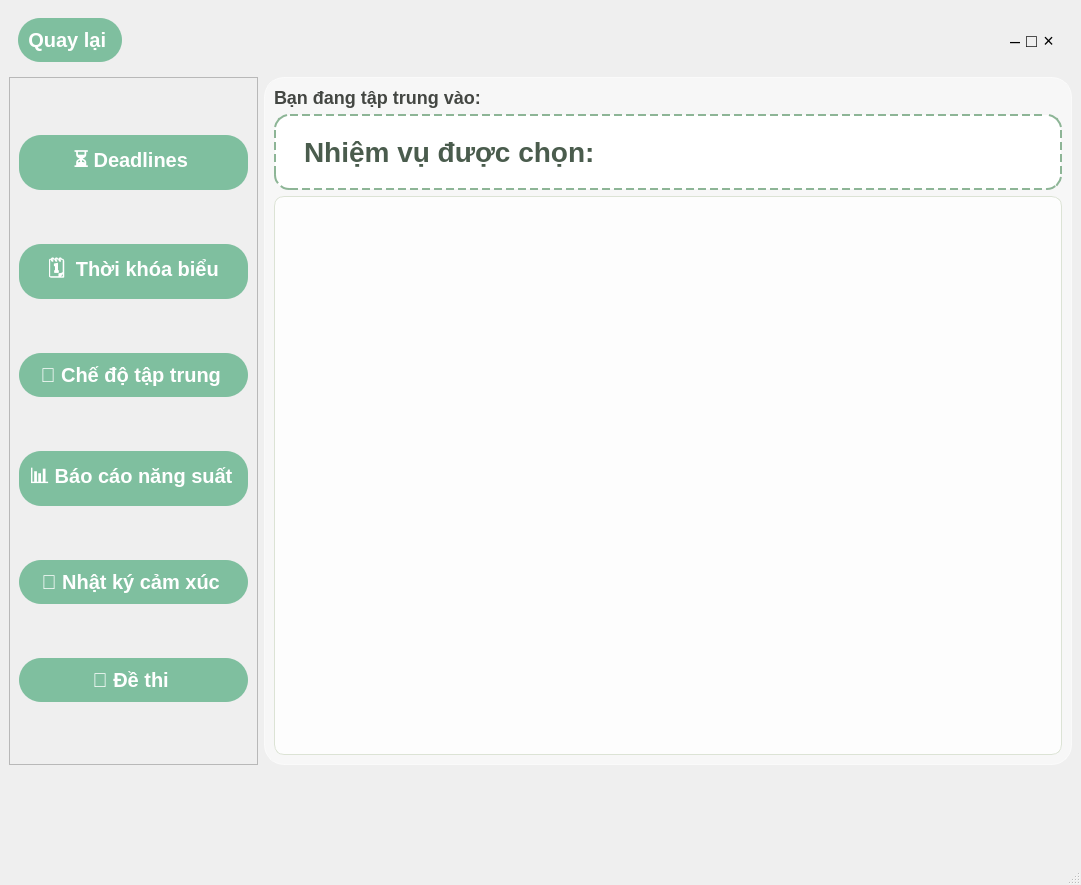
<?xml version="1.0" encoding="UTF-8"?>
<ui version="4.0">
 <class>Mindfulstudy</class>
 <widget class="QMainWindow" name="Mindfulstudy">
  <property name="geometry">
   <rect>
    <x>0</x>
    <y>0</y>
    <width>1081</width>
    <height>885</height>
   </rect>
  </property>
  <property name="sizePolicy">
   <sizepolicy hsizetype="Fixed" vsizetype="Fixed">
    <horstretch>0</horstretch>
    <verstretch>0</verstretch>
   </sizepolicy>
  </property>
  <property name="windowTitle">
   <string>Mindful study </string>
  </property>
  <property name="styleSheet">
   <string notr="true">#centralwidget{
border-image: url( &quot;C:/Users/nguye/Downloads/bgd.jpg&quot;);
}</string>
  </property>
  <property name="unifiedTitleAndToolBarOnMac">
   <bool>false</bool>
  </property>
  <widget class="QWidget" name="centralwidget">
   <layout class="QVBoxLayout" name="verticalLayout_9">
    <item>
     <widget class="QFrame" name="frame_9">
      <property name="styleSheet">
       <string notr="true">QFrame {
    background-color: transparent; /* Làm trong suốt màu nền 100% */
    border: none;                  /* Xóa luôn cái đường viền (nếu có) để khỏi bị gạch chéo */
}</string>
      </property>
      <property name="frameShape">
       <enum>QFrame::StyledPanel</enum>
      </property>
      <property name="frameShadow">
       <enum>QFrame::Raised</enum>
      </property>
      <layout class="QHBoxLayout" name="horizontalLayout_4">
       <item>
        <widget class="QPushButton" name="btn_back">
         <property name="maximumSize">
          <size>
           <width>16777215</width>
           <height>16777215</height>
          </size>
         </property>
         <property name="styleSheet">
          <string notr="true">QPushButton {
    background-color: #7FBF9F;   /* xanh nhạt */
    color: white;                /* chữ trắng */
    border-radius: 22px;         /* bo tròn */
    font-size: 20px;
    font-family: &quot;Avenir Next&quot;;
    font-weight: bold;
    padding: 10px;
    border: none;
}

QPushButton:hover {
    background-color: #5FA382;   /* xanh đậm khi rê chuột */
}

QPushButton:pressed {
    background-color: #4E8C70;   /* xanh đậm hơn khi bấm */
}</string>
         </property>
         <property name="text">
          <string>Quay lại </string>
         </property>
        </widget>
       </item>
       <item>
        <spacer name="horizontalSpacer">
         <property name="orientation">
          <enum>Qt::Horizontal</enum>
         </property>
         <property name="sizeHint" stdset="0">
          <size>
           <width>953</width>
           <height>20</height>
          </size>
         </property>
        </spacer>
       </item>
       <item>
        <widget class="QFrame" name="frame_7">
         <property name="maximumSize">
          <size>
           <width>160</width>
           <height>60</height>
          </size>
         </property>
         <property name="contextMenuPolicy">
          <enum>Qt::NoContextMenu</enum>
         </property>
         <property name="styleSheet">
          <string notr="true">QFrame {
    background-color: transparent; 
    border: none;                 
}</string>
         </property>
         <property name="frameShape">
          <enum>QFrame::StyledPanel</enum>
         </property>
         <property name="frameShadow">
          <enum>QFrame::Raised</enum>
         </property>
         <layout class="QHBoxLayout" name="horizontalLayout_5">
          <item>
           <widget class="QPushButton" name="btn_minimize">
            <property name="maximumSize">
             <size>
              <width>41</width>
              <height>28</height>
             </size>
            </property>
            <property name="styleSheet">
             <string notr="true">QPushButton{
                   font-size:18px;
                   border:none;
                   background:transparent;
               }
               QPushButton:hover{
                   background:#E0E0E0;
               }
               </string>
            </property>
            <property name="text">
             <string>–</string>
            </property>
           </widget>
          </item>
          <item>
           <widget class="QPushButton" name="btn_maximize">
            <property name="maximumSize">
             <size>
              <width>41</width>
              <height>28</height>
             </size>
            </property>
            <property name="styleSheet">
             <string notr="true">QPushButton{
                   font-size:18px;
                   border:none;
                   background:transparent;
               }
               QPushButton:hover{
                   background:#E0E0E0;
               }
               </string>
            </property>
            <property name="text">
             <string>□</string>
            </property>
           </widget>
          </item>
          <item>
           <widget class="QPushButton" name="btn_close">
            <property name="maximumSize">
             <size>
              <width>41</width>
              <height>28</height>
             </size>
            </property>
            <property name="styleSheet">
             <string notr="true">QPushButton{
                   font-size:18px;
                   border:none;
                   background:transparent;
               }
               QPushButton:hover{
                   background:red;
                   color:white;
               }</string>
            </property>
            <property name="text">
             <string>×</string>
            </property>
           </widget>
          </item>
         </layout>
        </widget>
       </item>
      </layout>
     </widget>
    </item>
    <item>
     <layout class="QHBoxLayout" name="horizontalLayout_3">
      <item>
       <widget class="QFrame" name="frame">
        <property name="styleSheet">
         <string notr="true"/>
        </property>
        <property name="frameShape">
         <enum>QFrame::StyledPanel</enum>
        </property>
        <property name="frameShadow">
         <enum>QFrame::Raised</enum>
        </property>
        <layout class="QVBoxLayout" name="verticalLayout">
         <item>
          <widget class="QPushButton" name="btn_deadlines">
           <property name="styleSheet">
            <string notr="true">QPushButton {
    background-color: #7FBF9F;   /* xanh nhạt */
    color: white;                /* chữ trắng */
    border-radius: 22px;         /* bo tròn */
    font-size: 20px;
    font-family: &quot;Avenir Next&quot;;
    font-weight: bold;
    padding: 10px;
    border: none;
}

QPushButton:hover {
    background-color: #5FA382;   /* xanh đậm khi rê chuột */
}

QPushButton:pressed {
    background-color: #4E8C70;   /* xanh đậm hơn khi bấm */
}</string>
           </property>
           <property name="text">
            <string>⏳ Deadlines </string>
           </property>
          </widget>
         </item>
         <item>
          <widget class="QPushButton" name="btn_thoikhoabieu">
           <property name="styleSheet">
            <string notr="true">QPushButton {
    background-color: #7FBF9F;   /* xanh nhạt */
    color: white;                /* chữ trắng */
    border-radius: 22px;         /* bo tròn */
    font-size: 20px;
    font-family: &quot;Avenir Next&quot;;
    font-weight: bold;
    padding: 10px;
    border: none;
}

QPushButton:hover {
    background-color: #5FA382;   /* xanh đậm khi rê chuột */
}

QPushButton:pressed {
    background-color: #4E8C70;   /* xanh đậm hơn khi bấm */
}</string>
           </property>
           <property name="text">
            <string>🗓️  Thời khóa biểu</string>
           </property>
          </widget>
         </item>
         <item>
          <widget class="QPushButton" name="btn_taptrung">
           <property name="styleSheet">
            <string notr="true">QPushButton {
    background-color: #7FBF9F;   /* xanh nhạt */
    color: white;                /* chữ trắng */
    border-radius: 22px;         /* bo tròn */
    font-size: 20px;
    font-family: &quot;Avenir Next&quot;;
    font-weight: bold;
    padding: 10px;
    border: none;
}

QPushButton:hover {
    background-color: #5FA382;   /* xanh đậm khi rê chuột */
}

QPushButton:pressed {
    background-color: #4E8C70;   /* xanh đậm hơn khi bấm */
}QPushButton {
    background-color: #7FBF9F;   /* xanh nhạt */
    color: white;                /* chữ trắng */
    border-radius: 22px;         /* bo tròn */
    font-size: 20px;
    font-weight: bold;
    padding: 10px;
    border: none;
}

QPushButton:hover {
    background-color: #5FA382;   /* xanh đậm khi rê chuột */
}

QPushButton:pressed {
    background-color: #4E8C70;   /* xanh đậm hơn khi bấm */
}</string>
           </property>
           <property name="text">
            <string>📌 Chế độ tập trung </string>
           </property>
          </widget>
         </item>
         <item>
          <widget class="QPushButton" name="btn_baocaonangsuat">
           <property name="styleSheet">
            <string notr="true">QPushButton {
    background-color: #7FBF9F;   /* xanh nhạt */
    color: white;                /* chữ trắng */
    border-radius: 22px;         /* bo tròn */
    font-size: 20px;
    font-family: &quot;Avenir Next&quot;;
    font-weight: bold;
    padding: 10px;
    border: none;
}

QPushButton:hover {
    background-color: #5FA382;   /* xanh đậm khi rê chuột */
}

QPushButton:pressed {
    background-color: #4E8C70;   /* xanh đậm hơn khi bấm */
}QPushButton {
    background-color: #7FBF9F;   /* xanh nhạt */
    color: white;                /* chữ trắng */
    border-radius: 22px;         /* bo tròn */
    font-size: 20px;
    font-weight: bold;
    padding: 10px;
    border: none;
}

QPushButton:hover {
    background-color: #5FA382;   /* xanh đậm khi rê chuột */
}

QPushButton:pressed {
    background-color: #4E8C70;   /* xanh đậm hơn khi bấm */
}</string>
           </property>
           <property name="text">
            <string>📊 Báo cáo năng suất </string>
           </property>
          </widget>
         </item>
         <item>
          <widget class="QPushButton" name="btn_nhatky">
           <property name="styleSheet">
            <string notr="true">QPushButton {
    background-color: #7FBF9F;   /* xanh nhạt */
    color: white;                /* chữ trắng */
    border-radius: 22px;         /* bo tròn */
    font-size: 20px;
    font-family: &quot;Avenir Next&quot;;
    font-weight: bold;
    padding: 10px;
    border: none;
}

QPushButton:hover {
    background-color: #5FA382;   /* xanh đậm khi rê chuột */
}

QPushButton:pressed {
    background-color: #4E8C70;   /* xanh đậm hơn khi bấm */
}QPushButton {
    background-color: #7FBF9F;   /* xanh nhạt */
    color: white;                /* chữ trắng */
    border-radius: 22px;         /* bo tròn */
    font-size: 20px;
    font-weight: bold;
    padding: 10px;
    border: none;
}

QPushButton:hover {
    background-color: #5FA382;   /* xanh đậm khi rê chuột */
}

QPushButton:pressed {
    background-color: #4E8C70;   /* xanh đậm hơn khi bấm */
}</string>
           </property>
           <property name="text">
            <string>🥰 Nhật ký cảm xúc </string>
           </property>
          </widget>
         </item>
         <item>
          <widget class="QPushButton" name="btn_dethi">
           <property name="styleSheet">
            <string notr="true">QPushButton {
    background-color: #7FBF9F;   /* xanh nhạt */
    color: white;                /* chữ trắng */
    border-radius: 22px;         /* bo tròn */
    font-size: 20px;
    font-family: &quot;Avenir Next&quot;;
    font-weight: bold;
    padding: 10px;
    border: none;
}

QPushButton:hover {
    background-color: #5FA382;   /* xanh đậm khi rê chuột */
}

QPushButton:pressed {
    background-color: #4E8C70;   /* xanh đậm hơn khi bấm */
}QPushButton {
    background-color: #7FBF9F;   /* xanh nhạt */
    color: white;                /* chữ trắng */
    border-radius: 22px;         /* bo tròn */
    font-size: 20px;
    font-weight: bold;
    padding: 10px;
    border: none;
}

QPushButton:hover {
    background-color: #5FA382;   /* xanh đậm khi rê chuột */
}

QPushButton:pressed {
    background-color: #4E8C70;   /* xanh đậm hơn khi bấm */
}</string>
           </property>
           <property name="text">
            <string>📄 Đề thi </string>
           </property>
          </widget>
         </item>
        </layout>
       </widget>
      </item>
      <item>
       <widget class="QStackedWidget" name="stackedWidget">
        <property name="styleSheet">
         <string notr="true">QStackedWidget {
    background-color: rgba(255, 255, 255, 120); /* Màu trắng mờ như kính */
    border-radius: 20px;
    border: 1px solid rgba(255, 255, 255, 150);
}</string>
        </property>
        <property name="currentIndex">
         <number>3</number>
        </property>
        <widget class="QWidget" name="page_1">
         <layout class="QVBoxLayout" name="verticalLayout_5">
          <item>
           <widget class="QFrame" name="frame_2">
            <property name="styleSheet">
             <string notr="true"/>
            </property>
            <property name="frameShape">
             <enum>QFrame::StyledPanel</enum>
            </property>
            <property name="frameShadow">
             <enum>QFrame::Raised</enum>
            </property>
            <layout class="QVBoxLayout" name="verticalLayout_2">
             <item>
              <widget class="QFrame" name="frame_8">
               <property name="maximumSize">
                <size>
                 <width>223</width>
                 <height>46</height>
                </size>
               </property>
               <property name="styleSheet">
                <string notr="true">QFrame {
    background-color: transparent; 
    border: none;                 
}</string>
               </property>
               <property name="frameShape">
                <enum>QFrame::StyledPanel</enum>
               </property>
               <property name="frameShadow">
                <enum>QFrame::Raised</enum>
               </property>
               <layout class="QHBoxLayout" name="horizontalLayout_6">
                <item>
                 <widget class="QLabel" name="label">
                  <property name="text">
                   <string>📝</string>
                  </property>
                 </widget>
                </item>
                <item>
                 <widget class="QLabel" name="lbl_nhiemvu">
                  <property name="styleSheet">
                   <string notr="true">QLabel {
    color: #444743; /* Màu nâu đất */ 
    font-family: &quot;Avenir Next &quot;, sans-serif;
    font-size: 18px;
    font-weight: bold;
    background: transparent;
}</string>
                  </property>
                  <property name="text">
                   <string>Nhiệm vụ hôm nay </string>
                  </property>
                 </widget>
                </item>
               </layout>
              </widget>
             </item>
             <item>
              <widget class="QFrame" name="frame_10">
               <property name="styleSheet">
                <string notr="true">QFrame {
    background-color: transparent; 
    border: none;                 
}</string>
               </property>
               <property name="frameShape">
                <enum>QFrame::StyledPanel</enum>
               </property>
               <property name="frameShadow">
                <enum>QFrame::Raised</enum>
               </property>
               <layout class="QHBoxLayout" name="horizontalLayout_9">
                <item>
                 <widget class="QListWidget" name="listWidget_nv">
                  <property name="enabled">
                   <bool>true</bool>
                  </property>
                  <property name="styleSheet">
                   <string notr="true">QListWidget {
    background-color: rgba(255, 255, 255, 180); 
    border-radius: 10px;
    border: 1px solid #DCE3D5;
    color: #4a5c4d; /* Màu xanh đậm */
    font-size: 16px;
    font-family:&quot;Avenir Next&quot;;
    padding: 10px;
}
/* Lúc bấm vào 1 công việc thì nó hiện màu xanh lá */
QListWidget::item:selected {
    background-color: #8db596;
    color: white;
    border-radius: 5px;
}</string>
                  </property>
                  <property name="selectionMode">
                   <enum>QAbstractItemView::SingleSelection</enum>
                  </property>
                 </widget>
                </item>
                <item>
                 <widget class="QPushButton" name="btn_xoa1">
                  <property name="maximumSize">
                   <size>
                    <width>76</width>
                    <height>44</height>
                   </size>
                  </property>
                  <property name="styleSheet">
                   <string notr="true">QPushButton {
    background-color: #7FBF9F;   /* xanh nhạt */
    color: white;                /* chữ trắng */
    border-radius: 22px;         /* bo tròn */
    font-size: 20px;
    font-family: &quot;Avenir Next&quot;;
    font-weight: bold;
    padding: 10px;
    border: none;
}

QPushButton:hover {
    background-color: #5FA382;   /* xanh đậm khi rê chuột */
}

QPushButton:pressed {
    background-color: #4E8C70;   /* xanh đậm hơn khi bấm */
}QPushButton {
    background-color: #7FBF9F;   /* xanh nhạt */
    color: white;                /* chữ trắng */
    border-radius: 22px;         /* bo tròn */
    font-size: 20px;
    font-weight: bold;
    padding: 10px;
    border: none;
}

QPushButton:hover {
    background-color: #5FA382;   /* xanh đậm khi rê chuột */
}

QPushButton:pressed {
    background-color: #4E8C70;   /* xanh đậm hơn khi bấm */
}</string>
                  </property>
                  <property name="text">
                   <string>Xóa </string>
                  </property>
                 </widget>
                </item>
               </layout>
              </widget>
             </item>
             <item>
              <widget class="QFrame" name="frame_11">
               <property name="styleSheet">
                <string notr="true">QFrame {
    background-color: transparent; 
    border: none;                 
}</string>
               </property>
               <property name="frameShape">
                <enum>QFrame::StyledPanel</enum>
               </property>
               <property name="frameShadow">
                <enum>QFrame::Raised</enum>
               </property>
               <layout class="QHBoxLayout" name="horizontalLayout_7">
                <item>
                 <widget class="QLineEdit" name="lineEdit_nv">
                  <property name="styleSheet">
                   <string notr="true">QLineEdit {
    background-color: white;
    border: 2px solid #8db596;
    border-radius: 15px;
    padding: 8px 15px;
    font-size: 14px;
    font-family:&quot;Avenir Next&quot;;
    color: #4a5c4d;
}</string>
                  </property>
                  <property name="text">
                   <string/>
                  </property>
                 </widget>
                </item>
                <item>
                 <widget class="QPushButton" name="btn_them1">
                  <property name="maximumSize">
                   <size>
                    <width>76</width>
                    <height>44</height>
                   </size>
                  </property>
                  <property name="styleSheet">
                   <string notr="true">QPushButton {
    background-color: #7FBF9F;   /* xanh nhạt */
    color: white;                /* chữ trắng */
    border-radius: 22px;         /* bo tròn */
    font-size: 20px;
    font-family: &quot;Avenir Next&quot;;
    font-weight: bold;
    padding: 10px;
    border: none;
}

QPushButton:hover {
    background-color: #5FA382;   /* xanh đậm khi rê chuột */
}

QPushButton:pressed {
    background-color: #4E8C70;   /* xanh đậm hơn khi bấm */
}QPushButton {
    background-color: #7FBF9F;   /* xanh nhạt */
    color: white;                /* chữ trắng */
    border-radius: 22px;         /* bo tròn */
    font-size: 20px;
    font-weight: bold;
    padding: 10px;
    border: none;
}

QPushButton:hover {
    background-color: #5FA382;   /* xanh đậm khi rê chuột */
}

QPushButton:pressed {
    background-color: #4E8C70;   /* xanh đậm hơn khi bấm */
}</string>
                  </property>
                  <property name="text">
                   <string>Thêm</string>
                  </property>
                 </widget>
                </item>
               </layout>
              </widget>
             </item>
            </layout>
           </widget>
          </item>
         </layout>
        </widget>
        <widget class="QWidget" name="page_2">
         <layout class="QVBoxLayout" name="verticalLayout_4">
          <item>
           <widget class="QLabel" name="lbl_quanlydl">
            <property name="styleSheet">
             <string notr="true">QLabel {
    color: #444743; /* Màu nâu đất */ 
    font-family: &quot;Anenir Next&quot;, sans-serif;
    font-size: 18px;
    font-weight: bold;
    background: transparent;
}</string>
            </property>
            <property name="text">
             <string>Quản lý deadlines</string>
            </property>
           </widget>
          </item>
          <item>
           <widget class="QFrame" name="frame_3">
            <property name="frameShape">
             <enum>QFrame::StyledPanel</enum>
            </property>
            <property name="frameShadow">
             <enum>QFrame::Raised</enum>
            </property>
            <layout class="QHBoxLayout" name="horizontalLayout">
             <item>
              <widget class="QLineEdit" name="lineEdit_dl">
               <property name="styleSheet">
                <string notr="true">QLineEdit {
    background-color: white;
    border: 2px solid #8db596;
    border-radius: 15px;
    padding: 8px 15px;
    font-size: 14px;
    font-family:&quot;Avenir Next&quot;;
    color: #4a5c4d;
}</string>
               </property>
              </widget>
             </item>
             <item>
              <widget class="QDateTimeEdit" name="dateTimeEdit">
               <property name="font">
                <font>
                 <family>Arial Black</family>
                 <weight>75</weight>
                 <bold>true</bold>
                </font>
               </property>
               <property name="styleSheet">
                <string notr="true">QDateTimeEdit {
    font-family: &quot;Avenir Next&quot;; 
    font-size: 14px; /
    font-weight: 500;
    color: #4a5c4d; /* Màu chữ xanh đậm*/
    background-color: white;
    border: 2px solid #8db596; /* Viền xanh lá y chang ô nhập */
    border-radius: 15px; /* Bo góc */
    padding: 5px 10px; /* Tạo độ phồng */
}

QDateTimeEdit::up-button, QDateTimeEdit::down-button {
    background-color: transparent;
    border: none;
    width: 20px;
}

QDateTimeEdit::up-button:hover, QDateTimeEdit::down-button:hover {
    background-color: #DCE3D5;
    border-radius: 5px;
}</string>
               </property>
              </widget>
             </item>
            </layout>
           </widget>
          </item>
          <item>
           <widget class="QFrame" name="frame_5">
            <property name="frameShape">
             <enum>QFrame::StyledPanel</enum>
            </property>
            <property name="frameShadow">
             <enum>QFrame::Raised</enum>
            </property>
            <layout class="QHBoxLayout" name="horizontalLayout_2">
             <item>
              <widget class="QPushButton" name="btn_them2">
               <property name="styleSheet">
                <string notr="true">QPushButton {
    background-color: #7FBF9F;   /* xanh nhạt */
    color: white;                /* chữ trắng */
    border-radius: 22px;         /* bo tròn */
    font-size: 20px;
    font-family: &quot;Avenir Next&quot;;
    font-weight: bold;
    padding: 10px;
    border: none;
}

QPushButton:hover {
    background-color: #5FA382;   /* xanh đậm khi rê chuột */
}

QPushButton:pressed {
    background-color: #4E8C70;   /* xanh đậm hơn khi bấm */
}</string>
               </property>
               <property name="text">
                <string>Thêm</string>
               </property>
              </widget>
             </item>
             <item>
              <widget class="QPushButton" name="btn_luu">
               <property name="styleSheet">
                <string notr="true">QPushButton {
    background-color: #7FBF9F;   /* xanh nhạt */
    color: white;                /* chữ trắng */
    border-radius: 22px;         /* bo tròn */
    font-size: 20px;
    font-family: &quot;Avenir Next&quot;;
    font-weight: bold;
    padding: 10px;
    border: none;
}

QPushButton:hover {
    background-color: #5FA382;   /* xanh đậm khi rê chuột */
}

QPushButton:pressed {
    background-color: #4E8C70;   /* xanh đậm hơn khi bấm */
}</string>
               </property>
               <property name="text">
                <string>Lưu</string>
               </property>
              </widget>
             </item>
             <item>
              <widget class="QPushButton" name="btn_xoa2">
               <property name="styleSheet">
                <string notr="true">QPushButton {
    background-color: #7FBF9F;   /* xanh nhạt */
    color: white;                /* chữ trắng */
    border-radius: 22px;         /* bo tròn */
    font-size: 20px;
    font-family: &quot;Avenir Next&quot;;
    font-weight: bold;
    padding: 10px;
    border: none;
}

QPushButton:hover {
    background-color: #5FA382;   /* xanh đậm khi rê chuột */
}

QPushButton:pressed {
    background-color: #4E8C70;   /* xanh đậm hơn khi bấm */
}</string>
               </property>
               <property name="text">
                <string>Xóa</string>
               </property>
              </widget>
             </item>
             <item>
              <widget class="QPushButton" name="btn_dong">
               <property name="styleSheet">
                <string notr="true">QPushButton {
    background-color: #7FBF9F;   /* xanh nhạt */
    color: white;                /* chữ trắng */
    border-radius: 22px;         /* bo tròn */
    font-size: 20px;
    font-family: &quot;Avenir Next&quot;;
    font-weight: bold;
    padding: 10px;
    border: none;
}

QPushButton:hover {
    background-color: #5FA382;   /* xanh đậm khi rê chuột */
}

QPushButton:pressed {
    background-color: #4E8C70;   /* xanh đậm hơn khi bấm */
}</string>
               </property>
               <property name="text">
                <string>Đóng </string>
               </property>
              </widget>
             </item>
            </layout>
           </widget>
          </item>
          <item>
           <widget class="QListWidget" name="listWidget_dl">
            <property name="styleSheet">
             <string notr="true">QListWidget {
    background-color: rgba(255, 255, 255, 180); 
    border-radius: 10px;
    border: 1px solid #DCE3D5;
    color: #4a5c4d; /* Màu xanh đậm */
    font-size: 16px;
    font-family:&quot;Avenir Next&quot;;
    padding: 10px;
}
/* Lúc bấm vào 1 công việc thì nó hiện màu xanh lá */
QListWidget::item:selected {
    background-color: #8db596;
    color: white;
    border-radius: 5px;
}</string>
            </property>
           </widget>
          </item>
         </layout>
        </widget>
        <widget class="QWidget" name="page_3">
         <layout class="QVBoxLayout" name="verticalLayout_7">
          <item>
           <widget class="QFrame" name="frame_4">
            <property name="frameShape">
             <enum>QFrame::StyledPanel</enum>
            </property>
            <property name="frameShadow">
             <enum>QFrame::Raised</enum>
            </property>
            <layout class="QVBoxLayout" name="verticalLayout_6">
             <item>
              <widget class="QLabel" name="lbl_thoikhoabieu">
               <property name="styleSheet">
                <string notr="true">QLabel {
    color: #444743; /* Màu nâu đất */ 
    font-family: &quot;Avenir Next&quot;, sans-serif;
    font-size: 18px;
    font-weight: bold;
    background: transparent;
}</string>
               </property>
               <property name="text">
                <string>Thời khóa biểu</string>
               </property>
              </widget>
             </item>
             <item>
              <widget class="QTableWidget" name="tableWidget">
               <property name="styleSheet">
                <string notr="true">
QHeaderView::section:vertical {
    background-color: #7FBF9F ;
    color: white;
    font-family: &quot;Avenir Next&quot;;
    font-weight: bold;
    border: 1px solid #7a9e82;
    padding: 8px;
}</string>
               </property>
               <property name="sizeAdjustPolicy">
                <enum>QAbstractScrollArea::AdjustIgnored</enum>
               </property>
               <property name="sortingEnabled">
                <bool>false</bool>
               </property>
               <property name="columnCount">
                <number>7</number>
               </property>
               <attribute name="horizontalHeaderCascadingSectionResizes">
                <bool>true</bool>
               </attribute>
               <attribute name="horizontalHeaderDefaultSectionSize">
                <number>100</number>
               </attribute>
               <attribute name="horizontalHeaderMinimumSectionSize">
                <number>35</number>
               </attribute>
               <attribute name="horizontalHeaderShowSortIndicator" stdset="0">
                <bool>false</bool>
               </attribute>
               <attribute name="horizontalHeaderStretchLastSection">
                <bool>false</bool>
               </attribute>
               <attribute name="verticalHeaderCascadingSectionResizes">
                <bool>true</bool>
               </attribute>
               <attribute name="verticalHeaderDefaultSectionSize">
                <number>68</number>
               </attribute>
               <attribute name="verticalHeaderHighlightSections">
                <bool>true</bool>
               </attribute>
               <attribute name="verticalHeaderMinimumSectionSize">
                <number>32</number>
               </attribute>
               <attribute name="verticalHeaderShowSortIndicator" stdset="0">
                <bool>false</bool>
               </attribute>
               <attribute name="verticalHeaderStretchLastSection">
                <bool>false</bool>
               </attribute>
               <row>
                <property name="text">
                 <string>Sáng</string>
                </property>
               </row>
               <row>
                <property name="text">
                 <string>Chiều  </string>
                </property>
               </row>
               <row>
                <property name="text">
                 <string>Tối </string>
                </property>
               </row>
               <column>
                <property name="text">
                 <string>Thứ 2</string>
                </property>
               </column>
               <column>
                <property name="text">
                 <string>Thứ 3</string>
                </property>
               </column>
               <column>
                <property name="text">
                 <string>Thứ 4</string>
                </property>
               </column>
               <column>
                <property name="text">
                 <string>Thứ 5 </string>
                </property>
               </column>
               <column>
                <property name="text">
                 <string>Thứ 6</string>
                </property>
               </column>
               <column>
                <property name="text">
                 <string>Thứ 7</string>
                </property>
               </column>
               <column>
                <property name="text">
                 <string>CN</string>
                </property>
               </column>
              </widget>
             </item>
            </layout>
           </widget>
          </item>
         </layout>
        </widget>
        <widget class="QWidget" name="page_4">
         <layout class="QVBoxLayout" name="verticalLayout_8">
          <item>
           <widget class="QLabel" name="lbl_taptrung">
            <property name="styleSheet">
             <string notr="true">QLabel {
    color: #444743; /* Màu nâu đất */ 
    font-family: &quot;Avenir Next &quot;, sans-serif;
    font-size: 18px;
    font-weight: bold;
    background: transparent;
}</string>
            </property>
            <property name="text">
             <string>Bạn đang tập trung vào: </string>
            </property>
           </widget>
          </item>
          <item>
           <widget class="QLabel" name="lbl_chonnhiemvu">
            <property name="styleSheet">
             <string notr="true">QLabel {
    background-color: white; 
    border: 2px dashed #8db596; 
    border-radius: 15px;
    padding: 20px; 
    font-size: 28px;
    color: #4a5c4d; /* Màu xanh lá đậm */
    font-weight: bold;
    font-family: &quot;Avenir Next&quot;, sans-serif;
}</string>
            </property>
            <property name="text">
             <string>Nhiệm vụ được chọn:</string>
            </property>
           </widget>
          </item>
          <item>
           <widget class="QListWidget" name="listWidget_taptrung">
            <property name="styleSheet">
             <string notr="true">QListWidget {
    background-color: rgba(255, 255, 255, 180); 
    border-radius: 10px;
    border: 1px solid #DCE3D5;
    color: #4a5c4d; /* Màu xanh đậm */
    font-size: 16px;
    font-family:&quot;Avenir Next&quot;;
    padding: 10px;
}
/* Lúc bấm vào 1 công việc thì nó hiện màu xanh lá */
QListWidget::item:selected {
    background-color: #8db596;
    color: white;
    border-radius: 5px;
}</string>
            </property>
           </widget>
          </item>
         </layout>
        </widget>
       </widget>
      </item>
     </layout>
    </item>
    <item>
     <widget class="QFrame" name="frame_6">
      <property name="maximumSize">
       <size>
        <width>45</width>
        <height>83</height>
       </size>
      </property>
      <property name="styleSheet">
       <string notr="true">QFrame {
    background-color: transparent; 
    border: none;               
}</string>
      </property>
      <property name="frameShape">
       <enum>QFrame::StyledPanel</enum>
      </property>
      <property name="frameShadow">
       <enum>QFrame::Raised</enum>
      </property>
      <layout class="QVBoxLayout" name="verticalLayout_3">
       <item>
        <spacer name="verticalSpacer">
         <property name="orientation">
          <enum>Qt::Vertical</enum>
         </property>
         <property name="sizeHint" stdset="0">
          <size>
           <width>20</width>
           <height>58</height>
          </size>
         </property>
        </spacer>
       </item>
      </layout>
     </widget>
    </item>
   </layout>
  </widget>
  <widget class="QMenuBar" name="menubar">
   <property name="geometry">
    <rect>
     <x>0</x>
     <y>0</y>
     <width>1081</width>
     <height>26</height>
    </rect>
   </property>
  </widget>
  <widget class="QStatusBar" name="statusbar"/>
 </widget>
 <resources>
  <include location="../../../../Downloads/background.qrc"/>
 </resources>
 <connections/>
</ui>
